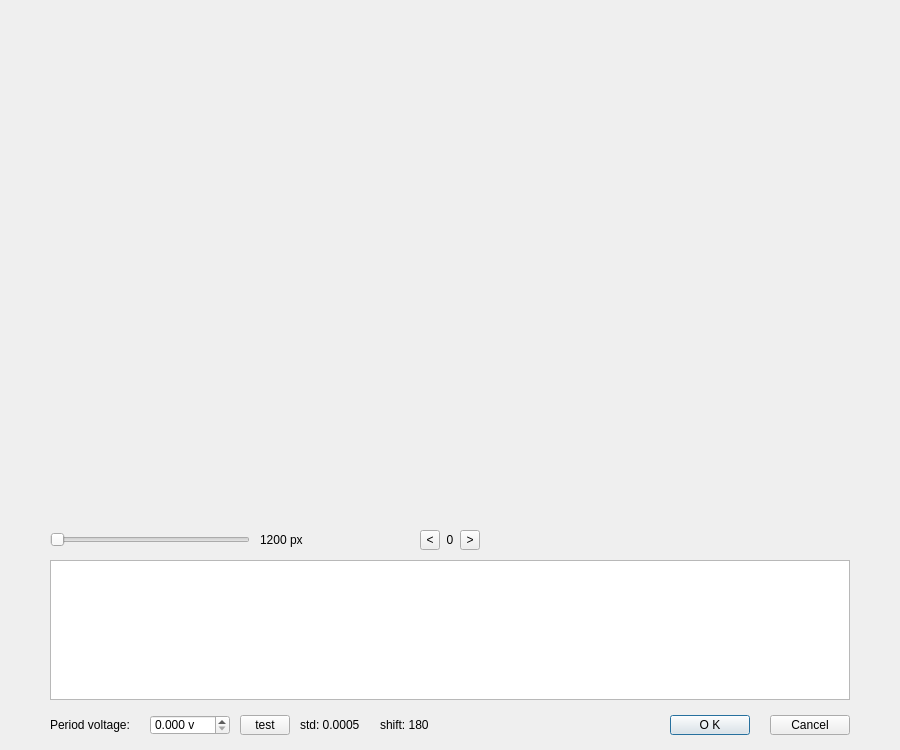
<?xml version="1.0" encoding="UTF-8"?>
<ui version="4.0">
 <class>Shifter_calibration_dialog</class>
 <widget class="QDialog" name="Shifter_calibration_dialog">
  <property name="geometry">
   <rect>
    <x>0</x>
    <y>0</y>
    <width>900</width>
    <height>750</height>
   </rect>
  </property>
  <property name="windowTitle">
   <string>Dialog</string>
  </property>
  <widget class="QLabel" name="frame">
   <property name="geometry">
    <rect>
     <x>50</x>
     <y>20</y>
     <width>800</width>
     <height>500</height>
    </rect>
   </property>
   <property name="text">
    <string/>
   </property>
  </widget>
  <widget class="QLabel" name="label_voltage">
   <property name="geometry">
    <rect>
     <x>50</x>
     <y>715</y>
     <width>100</width>
     <height>20</height>
    </rect>
   </property>
   <property name="text">
    <string>Period voltage:</string>
   </property>
  </widget>
  <widget class="QToolButton" name="testBtn">
   <property name="geometry">
    <rect>
     <x>240</x>
     <y>715</y>
     <width>50</width>
     <height>20</height>
    </rect>
   </property>
   <property name="text">
    <string>test</string>
   </property>
  </widget>
  <widget class="QDoubleSpinBox" name="doubleSpinBox">
   <property name="geometry">
    <rect>
     <x>150</x>
     <y>715</y>
     <width>80</width>
     <height>20</height>
    </rect>
   </property>
   <property name="suffix">
    <string> v</string>
   </property>
   <property name="decimals">
    <number>3</number>
   </property>
   <property name="singleStep">
    <double>0.100000000000000</double>
   </property>
  </widget>
  <widget class="QLabel" name="label_std">
   <property name="geometry">
    <rect>
     <x>300</x>
     <y>715</y>
     <width>70</width>
     <height>20</height>
    </rect>
   </property>
   <property name="text">
    <string>std: 0.0005</string>
   </property>
  </widget>
  <widget class="QLabel" name="label_shift">
   <property name="geometry">
    <rect>
     <x>380</x>
     <y>715</y>
     <width>70</width>
     <height>20</height>
    </rect>
   </property>
   <property name="text">
    <string>shift: 180</string>
   </property>
  </widget>
  <widget class="QSlider" name="slider">
   <property name="geometry">
    <rect>
     <x>50</x>
     <y>530</y>
     <width>200</width>
     <height>20</height>
    </rect>
   </property>
   <property name="sizePolicy">
    <sizepolicy hsizetype="Expanding" vsizetype="Fixed">
     <horstretch>0</horstretch>
     <verstretch>0</verstretch>
    </sizepolicy>
   </property>
   <property name="orientation">
    <enum>Qt::Horizontal</enum>
   </property>
  </widget>
  <widget class="QToolButton" name="leftBtn">
   <property name="geometry">
    <rect>
     <x>420</x>
     <y>530</y>
     <width>20</width>
     <height>20</height>
    </rect>
   </property>
   <property name="text">
    <string>&lt;</string>
   </property>
  </widget>
  <widget class="QLabel" name="index">
   <property name="geometry">
    <rect>
     <x>440</x>
     <y>530</y>
     <width>20</width>
     <height>20</height>
    </rect>
   </property>
   <property name="text">
    <string>0</string>
   </property>
   <property name="alignment">
    <set>Qt::AlignCenter</set>
   </property>
  </widget>
  <widget class="QToolButton" name="rightBtn">
   <property name="geometry">
    <rect>
     <x>460</x>
     <y>530</y>
     <width>20</width>
     <height>20</height>
    </rect>
   </property>
   <property name="text">
    <string>&gt;</string>
   </property>
  </widget>
  <widget class="QPushButton" name="okBtn">
   <property name="geometry">
    <rect>
     <x>670</x>
     <y>715</y>
     <width>80</width>
     <height>20</height>
    </rect>
   </property>
   <property name="text">
    <string>O K</string>
   </property>
  </widget>
  <widget class="QPushButton" name="cancleBtn">
   <property name="geometry">
    <rect>
     <x>770</x>
     <y>715</y>
     <width>80</width>
     <height>20</height>
    </rect>
   </property>
   <property name="text">
    <string>Cancel</string>
   </property>
  </widget>
  <widget class="QLabel" name="label_value">
   <property name="geometry">
    <rect>
     <x>260</x>
     <y>530</y>
     <width>80</width>
     <height>20</height>
    </rect>
   </property>
   <property name="text">
    <string>1200 px</string>
   </property>
  </widget>
  <widget class="QChartView" name="chartView">
   <property name="geometry">
    <rect>
     <x>50</x>
     <y>560</y>
     <width>800</width>
     <height>140</height>
    </rect>
   </property>
  </widget>
 </widget>
 <customwidgets>
  <customwidget>
   <class>QChartView</class>
   <extends>QGraphicsView</extends>
   <header>qchartview.h</header>
  </customwidget>
 </customwidgets>
 <resources/>
 <connections/>
</ui>
